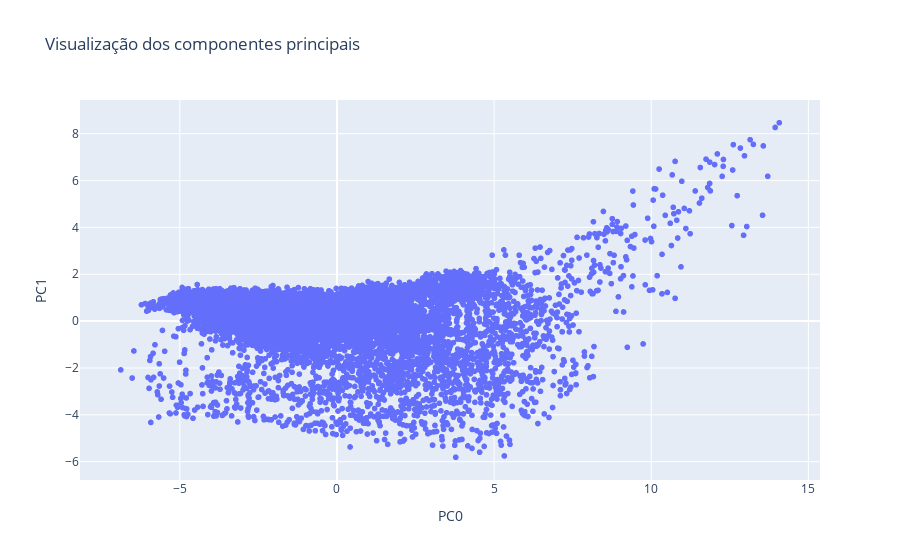

Here is the notebook cell this chart was saved with:
### Code cell
# Plot pc1 e pc2
fig = px.scatter(pca_df, x='PC0', y='PC1', title='Visualização dos componentes principais')
fig.show()

### Figure 1 — Plotly figure (JSON) as saved in the notebook; plotly's stock layout.template omitted (floating-point values rounded to 4 significant figures; data arrays with more than 128 entries replaced by an {"elided": "..."} marker saying what was removed)
{"data": [{"hovertemplate": "PC0=%{x}<br>PC1=%{y}<extra></extra>", "legendgroup": "", "marker": {"color": "#636efa", "symbol": "circle"}, "mode": "markers", "name": "", "showlegend": false, "type": "scattergl", "x": {"elided": "9455 float values"}, "xaxis": "x", "y": {"elided": "9455 float values"}, "yaxis": "y"}], "layout": {"legend": {"tracegroupgap": 0}, "title": {"text": "Visualização dos componentes principais"}, "xaxis": {"anchor": "y", "domain": [0, 1], "title": {"text": "PC0"}}, "yaxis": {"anchor": "x", "domain": [0, 1], "title": {"text": "PC1"}}}}
